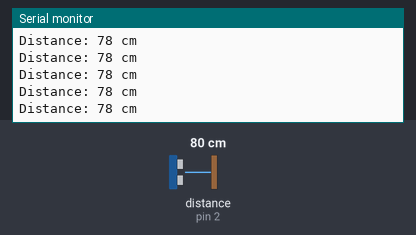
The sketch below on a simulated Arduino Uno, built with avr-gcc and run on an emulated ATmega328P. On the bench: the last lines printed to the serial monitor. Wiring (inferred from the names in the program): ultrasonic range finder: trigger pin 3; echo pin 2. Inputs (shaded band) come from the test bench; at power-on: distance to the obstacle (sensor on pin 2) 80 cm. The echo pulse lasts 58.3 µs per cm.

Above: at 1.2 s.
1.3 s: distance to the obstacle (sensor on pin 2) set to 2 cm
At 2.3 s:
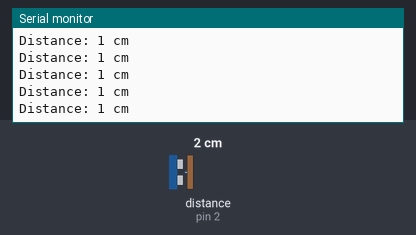
4.3 s: distance to the obstacle (sensor on pin 2) set to 120 cm
At 4.8 s:
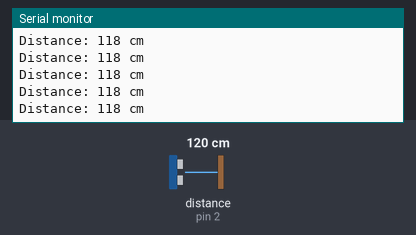
7.3 s: distance to the obstacle (sensor on pin 2) set to 4 cm
At 7.8 s:
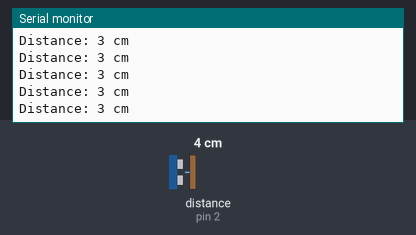
10.3 s: distance to the obstacle (sensor on pin 2) set to 18 cm
At 11.0 s:
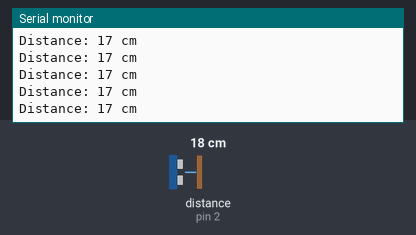
19.3 s: distance to the obstacle (sensor on pin 2) set to 9 cm
At 20.1 s:
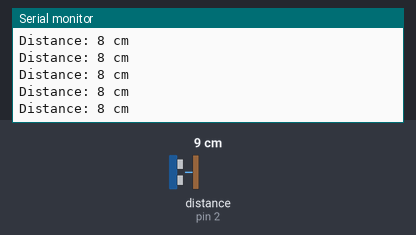
Timing chart, 0 to 22.3 s (numbered marks = the images above; inputs shaded):
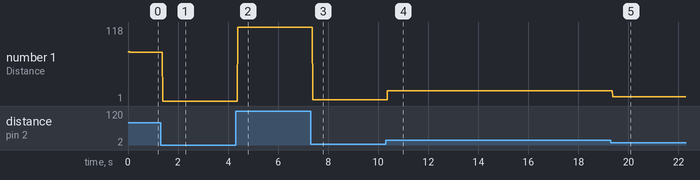

The sketch:

7.Ultrasonic_Sensor.ino
```cpp
int echoPin=2;// attach pin D2 Arduino to pin Echo of HC-SR04
int trigPin=3; //attach pin D3 Arduino to pin Trig of HC-SR04

// defines variables
long duration; // variable for the duration of sound wave travel
int distance; // variable for the distance measurement

void setup() {
  pinMode(trigPin, OUTPUT); // Sets the trigPin as an OUTPUT
  pinMode(echoPin, INPUT); // Sets the echoPin as an INPUT
  Serial.begin(9600); // // Serial Communication is starting with 9600 of baudrate speed
}
void loop() {
  // Clears the trigPin condition
  digitalWrite(trigPin, LOW);
  delayMicroseconds(2);
  // Sets the trigPin HIGH (ACTIVE) for 10 microseconds
  digitalWrite(trigPin, HIGH);
  delayMicroseconds(10);
  digitalWrite(trigPin, LOW);
  // Reads the echoPin, returns the sound wave travel time in microseconds
  duration = pulseIn(echoPin, HIGH);
  // Calculating the distance
  distance = duration * 0.034 / 2; // Speed of sound wave divided by 2 (go and back)
  // Displays the distance on the Serial Monitor
  Serial.print("Distance: ");
  Serial.print(distance);
  Serial.println(" cm");
}
```

Measured:
- after the input at 1.3 s, the serial monitor: prints a new line after 0.08 s (image 1)
- after the input at 4.3 s, the serial monitor: prints a new line after 0.08 s (image 2)
- after the input at 7.3 s, the serial monitor: prints a new line after 0.07 s (image 3)
- after the input at 10.3 s, the serial monitor: prints a new line after 0.07 s (image 4)
- after the input at 19.3 s, the serial monitor: prints a new line after 0.07 s (image 5)
- plotted number 1: 78 → 1 after the input at 1.3 s, 1 → 118 after the input at 4.3 s, 118 → 3 after the input at 7.3 s, 3 → 17 after the input at 10.3 s, 17 → 8 after the input at 19.3 s
